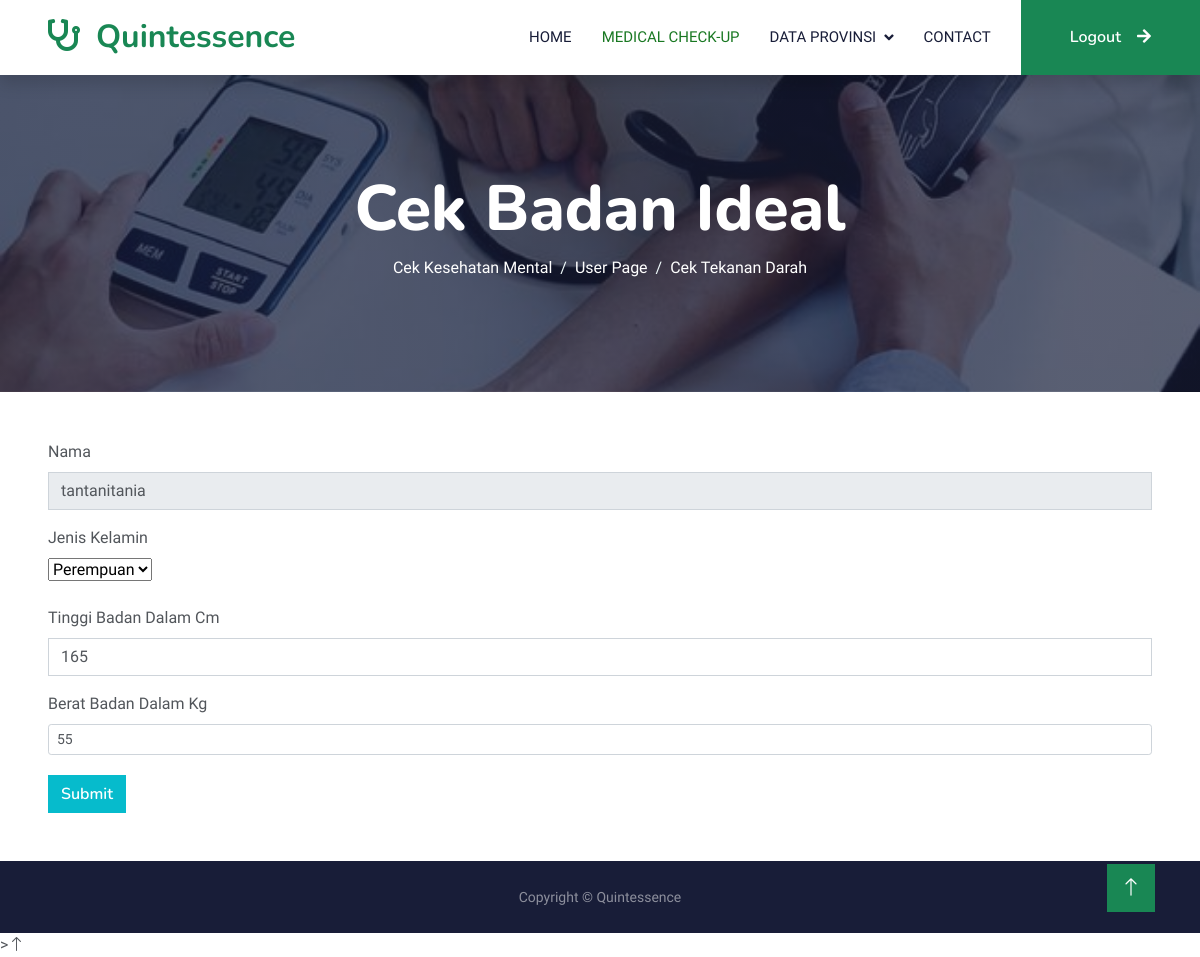
The app's page /cek_badan_ideal.php (signed in) with its own data.
### tables this page shows
CREATE TABLE `t_datadiri` (
  `id_biodata` int(11) NOT NULL AUTO_INCREMENT,
  `nama_lengkap` varchar(150) NOT NULL,
  `tanggal_lahir` date NOT NULL,
  `jenis_kelamin` varchar(10) NOT NULL,
  `alamat` varchar(500) NOT NULL,
  `usia` int(11) NOT NULL,
  `id_user` int(11) NOT NULL,
  PRIMARY KEY (`id_biodata`),
  KEY `fk_data_user` (`id_user`),
  CONSTRAINT `fk_data_user` FOREIGN KEY (`id_user`) REFERENCES `t_user` (`id_user`) ON DELETE CASCADE ON UPDATE NO ACTION
);

CREATE TABLE `t_bmi` (
  `id_bmi` int(11) NOT NULL AUTO_INCREMENT,
  `berat_badan` int(11) DEFAULT NULL,
  `tinggi_badan` int(11) DEFAULT NULL,
  `id_status_bmi` int(11) DEFAULT NULL,
  `id_user` int(11) DEFAULT NULL,
  PRIMARY KEY (`id_bmi`),
  KEY `fk_bmi_user` (`id_user`),
  KEY `fk_status_bmi` (`id_status_bmi`),
  CONSTRAINT `fk_bmi_user` FOREIGN KEY (`id_user`) REFERENCES `t_user` (`id_user`) ON DELETE CASCADE ON UPDATE NO ACTION,
  CONSTRAINT `fk_status_bmi` FOREIGN KEY (`id_status_bmi`) REFERENCES `t_status_bmi` (`id_status_bmi`) ON DELETE NO ACTION ON UPDATE NO ACTION
);

### function.php (called while the page is built, shortened)
<?php
include("koneksi.php");
function readBiodata($id)
{
    global $conn;
    $query = "SELECT * FROM t_datadiri WHERE t_datadiri.id_user = $id";
    $eksekusi = mysqli_query($conn, $query);
    return $eksekusi;
}
function readBMI($id)
{
    global $conn;
    $query = "SELECT * FROM t_bmi WHERE t_bmi.id_user = $id";
    $eksekusi = mysqli_query($conn, $query);
    $cekBMI = mysqli_num_rows($eksekusi);
    if ($cekBMI == 0) {
        $query = "fRT INTO t_bmi VALUES('', NULL, NULL, NULL, '$id')";
        $eksekusi = mysqli_query($conn, $query);
        $query = "SELECT * FROM t_bmi inner join t_status_bmi on t_bmi.id_status_bmi = t_status_bmi.id_status_bmi where t_bmi.id_user = $id";
        $eksekusi = mysqli_query($conn, $query);
        return $eksekusi;
    } else {
        return $eksekusi;
    }
}

### cek_badan_ideal.php (the view, shortened to what this page needs)
<?php
$id = $_SESSION['id'];
include_once 'function.php';
$readBiodata = readBiodata($id);
$biodata = mysqli_fetch_array($readBiodata);
$readBMI = readBMI($id);
$bmi = mysqli_fetch_array($readBMI);
if (isset($bmi['tinggi_badan'])) {
    $tinggi = $bmi['tinggi_badan'];
} else {
    $tinggi = '';
}
if (isset($bmi['berat_badan'])) {
    $berat = $bmi['berat_badan'];
} else {
    $berat = '';
}
?>
<!DOCTYPE html>
<html lang="en">
<head>
    <link href="https://cdnjs.cloudflare.com/ajax/libs/font-awesome/5.10.0/css/all.min.css" rel="stylesheet" />
    <link href="https://cdn.jsdelivr.net/npm/bootstrap-icons@1.4.1/font/bootstrap-icons.css" rel="stylesheet" />
    <link href="lib/animate/animate.min.css" rel="stylesheet" />
    <link href="lib/owlcarousel/assets/owl.carousel.min.css" rel="stylesheet" />
    <link href="css/bootstrap.min.css" rel="stylesheet" />
    <link href="css/style.css" rel="stylesheet" />
</head>
<body>
    <nav class="navbar navbar-expand-lg bg-white navbar-light shadow sticky-top p-0" id="home">
        <a href="index.html" class="navbar-brand d-flex align-items-center px-4 px-lg-5">
            <h2 class="m-0 text-success"><i class="fa fa-stethoscope me-3"></i>Quintessence</h2>
        </a>
        <div class="collapse navbar-collapse" id="navbarCollapse">
            <div class="navbar-nav ms-auto p-4 p-lg-0">
                <a href="index.html" class="nav-item nav-link">Home</a>
                <a href="login.php" class="nav-item nav-link active">Medical Check-up</a>
                <div class="nav-item dropdown">
                    <a href="#" class="nav-link dropdown-toggle" data-bs-toggle="dropdown">Data Provinsi</a>
                </div>
                <a href="contact.html" class="nav-item nav-link">Contact</a>
            </div>
            <a href="logout.php" class="btn btn-success py-4 px-lg-5 d-none d-lg-block">Logout<i class="fa fa-arrow-right ms-3"></i></a>
        </div>
    </nav>
    <div class="container-fluid bg-primary py-5 mb-5 page-header-courses">
        <div class="container py-5">
            <div class="row justify-content-center">
                <div class="col-lg-10 text-center">
                    <a href="courses.php">
                        <h1 class="display-3 text-white animated slideInDown">
                            Cek Badan Ideal
                        </h1>
                    </a>
                    <nav aria-label="breadcrumb">
                        <ol class="breadcrumb justify-content-center">
                            <li class="breadcrumb-item">
                                <a class="text-white" href="cek_kesehatan_mental.php">Cek Kesehatan Mental</a>
                            </li>
                            <li class="breadcrumb-item">
                                <a class="text-white" href="courses.php">User Page</a>
                            </li>
                            <li class="breadcrumb-item">
                                <a class="text-white" href="cek_tekanan_darah.php">Cek Tekanan Darah</a>
                            </li>
                        </ol>
                    </nav>
                </div>
            </div>
        </div>
    </div>
    <form action="" method="post">
        <div class="m-lg-5">
            <div class="mb-3">
                <label for="Nama" class="form-label">Nama</label>
                <input class="form-control" type="text" id="Nama" placeholder="Masukan Nama Lengkap" name="nama" value="<?= $biodata['nama_lengkap'] ?>" disabled />
            </div>
            <label for="" class="col-md-6 mb-2"> Jenis Kelamin</label><br>
            <select class="select" name="j_kelamin">
                <option value="P" <?php echo ($biodata['jenis_kelamin'] == "P") ? 'selected' : ''; ?> disabled>Perempuan</option>
            </select>
            <br>
            <br>
            <div class="mb-3">
                <label for="T-badan" class="form-label">Tinggi Badan Dalam Cm</label>
                <input class="form-control" type="text" id="T-badan" placeholder="Contoh: 180" name="t-badan" value="<?= $tinggi?>" required/>
            </div>
            <div class="mb-1">
                <label for="B-badan" class="form-label">Berat Badan Dalam Kg</label>
                <input class="form-control form-control-sm" id="B-badan" type="text" name="b-badan" placeholder="Contoh: 65" value="<?= $berat ?>" required/>
            </div>
            <button type="submit" class="btn btn-primary mt-3" name="submit">Submit</button>
        </div>
    </form>
    <footer id="sticky-footer" class="flex-shrink-0 py-4 bg-dark text-white-50">
        <div class="container text-center">
            <small>Copyright &copy; Quintessence</small>
        </div>
    </footer>
    <a href="#" class="btn btn-lg btn-success btn-lg-square back-to-top"><i class="bi bi-arrow-up"></i></a>
    ><i class="bi bi-arrow-up"></i></a>
</body>
</html>

### css/style.css (style rules this page uses)
:root { --primary: #197822; --light: #F0FBFC; --dark: #181d38; }
.back-to-top { position: fixed; display: none; right: 45px; bottom: 45px; z-index: 99; }
.btn { font-family: 'Nunito', sans-serif; font-weight: 600; transition: .5s; }
.btn.btn-primary, .btn.btn-secondary { color: #FFFFFF; }
.btn-lg-square { width: 48px; height: 48px; }
.btn-square, .btn-sm-square, .btn-lg-square { padding: 0; display: flex; align-items: center; justify-content: center; font-weight: normal; border-radius: 0px; }
.navbar .dropdown-toggle::after { border: none; content: "\f107"; font-family: "Font Awesome 5 Free"; font-weight: 900; vertical-align: middle; margin-left: 8px; }
.navbar-light .navbar-nav .nav-link { margin-right: 30px; padding: 25px 0; color: #FFFFFF; font-size: 15px; text-transform: uppercase; outline: none; }
.navbar-light .navbar-nav .nav-link:hover, .navbar-light .navbar-nav .nav-link.active { color: var(--primary); }
.navbar-light .navbar-brand, .navbar-light a.btn { height: 75px; }
.navbar-light .navbar-nav .nav-link { color: var(--dark); font-weight: 500; }
.navbar-light.sticky-top { top: -100px; transition: .5s; }
.page-header-courses { background: linear-gradient(rgba(24, 29, 56, .7), rgba(24, 29, 56, .7)), url(../img/darah.jpeg); background-position: center center; background-repeat: no-repeat; background-size: cover; }
.breadcrumb-item + .breadcrumb-item::before { color: var(--light); }
footer { width: 100%; display: flex; background-color: #181d38; margin: 0px; padding: 0px; }

### records on screen
t_datadiri: nama "tantanitania", j_kelamin "Perempuan"
t_bmi: t-badan "165", b-badan "55"
